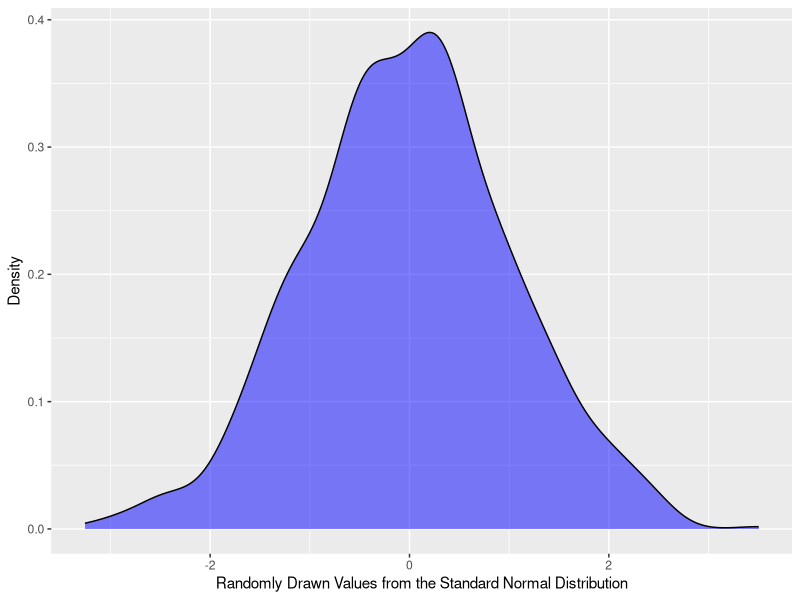

Generate this figure with R:
## ---- chunk 1
# import libraries
library(tidyverse)
## ---- chunk 2
# dnorm: value of the standard normal distribution pdf at x=0
dnorm(x = 0, mean = 0, sd = 1)
## ---- chunk 3
# pnorm: amount of the standard normal distribution pdf to the left of x=0
pnorm(q = 0, mean = 0, sd = 1)
## ---- chunk 4
# qnorm: find the 0.50 quantile of the standard normal distribution
qnorm(p = 0.50, mean = 0, sd = 1)
## ---- chunk 5
# rnorm: vector of 1000 random draws from the standard normal distribution
normal_vector <- rnorm(n = 1000, mean = 0, sd = 1)
## ---- chunk 6
ggplot() + 
  geom_density(aes(normal_vector), fill = 'blue', alpha = 0.5) +
  xlab('Randomly Drawn Values from the Standard Normal Distribution') +
  ylab('Density')
